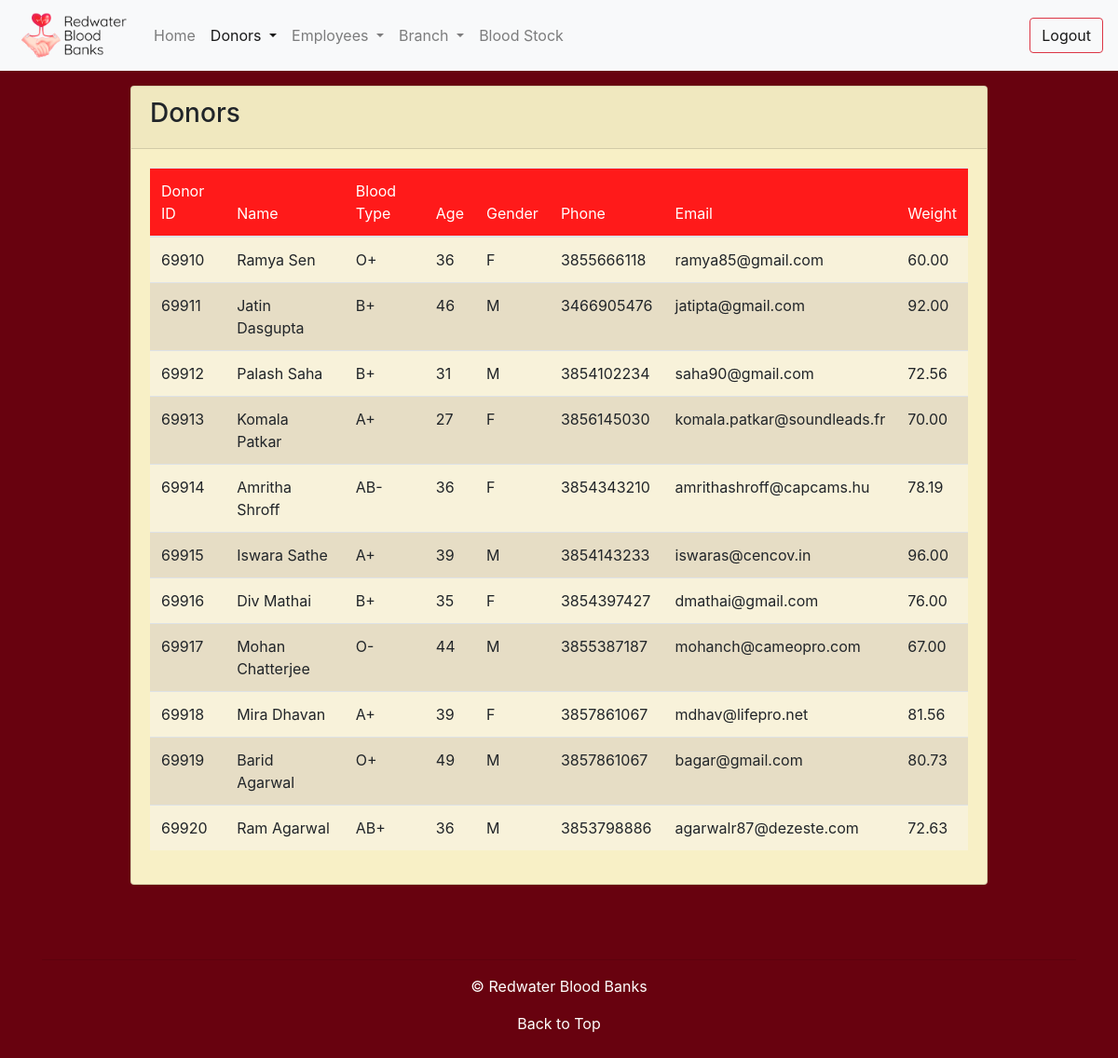
/admin/donor.php (signed in), run on the app's committed database.
### tables this page shows
CREATE TABLE `donor` (
  `D_ID` varchar(5) NOT NULL,
  `Name` varchar(50) NOT NULL,
  `Bloodtype` varchar(3) NOT NULL,
  `Age` int NOT NULL,
  `Gender` char(1) NOT NULL,
  `Phone` varchar(10) NOT NULL,
  `Email` varchar(50) NOT NULL,
  `Weight` decimal(4,2) DEFAULT NULL
);

### admin/php/DBConnect.php (called while the page is built, shortened)
<?php
class DBConnect {
    private $db = NULL;
    public function __construct() {
        $dsn = 'mysql:dbname=' . self::DB_NAME . ';host=' . self::DB_SERVER;
        try {
            $this->db = new PDO($dsn, self::DB_USER, self::DB_PASSWORD);
        } catch (PDOException $e) {
            throw new Exception('Connection failed: ' .
            $e->getMessage());
        }
        return $this->db;
    }
    public function getDonors(){
        $stmt = $this->db->prepare("SELECT * FROM donor");
        $stmt->execute();
        return $stmt->fetchAll();
    }
}

### admin/donor.php (the view, shortened to what this page needs)
<?php
require_once 'php/DBConnect.php';
$db = new DBConnect();
$db->auth();
if(isset($_GET['donors'])){
    switch($_GET['donors']){
        case 'Registered':
            $title = "Registered Donors";
            $donors = $db->getRegisteredDonors();
            $setDonorRegActive = "active";
            break;
        case 'Donated':
            $title = "Donated Donors";
            $donors = $db->getDonatedDonors();
            $setDonorDonActive = "active";
            break;
    }
}
else{
    $title = "Donors";
    $donors = $db->getDonors();
}
include 'layout/_header.php';
include 'layout/navbar.php';
?>
<div class="container my-3">
    <div class="row justify-content-center">
        <div class="col-sm-10">
            <div class="card">
                <div class="card-header">
                    <h3><?php echo $title; ?></h3>
                </div>
                <div class="card-body">
                    <?php if(isset($donors) && (count($donors) != 0)): ?>
                    <div class="table-responsive">
                        <table class="table table-condensed">
                            <thead>
                                <tr>
                                    <th>Donor ID</th>
                                    <th>Name</th>
                                    <th>Blood Type</th>
                                    <th>Age</th>
                                    <th>Gender</th>
                                    <th>Phone</th>
                                    <th>Email</th>
                                    <th>Weight</th>
                                </tr>
                            </thead>
                            <tbody>
                            <?php $i = 0; ?>
                            <?php foreach($donors as $d): ++$i; ?>
                                <tr class="<?php if($i&1) {echo "tr";} else {echo "tr-next";}?>">
                                    <td><?php echo $d['D_ID']; ?></td>
                                    <td><?php echo $d['Name']; ?></td>
                                    <td><?php echo $d['Bloodtype']; ?></td>
                                    <td><?php echo $d['Age']; ?></td>
                                    <td><?php echo $d['Gender']; ?></td>
                                    <td><?php echo $d['Phone']; ?></td>
                                    <td><?php echo $d['Email']; ?></td>
                                    <td><?php echo $d['Weight']; ?></td>
                                </tr>
                            <?php endforeach; ?>
                            </tbody>
                        </table>
                    </div>
                    <?php else: ?>
                        <div class="row justify-content-center">
                            <span class="font-weight-bold">No results found!</span>
                        </div>
                    <?php endif ?>
                </div>
            </div>
        </div>
    </div>
</div>
<?php include 'layout/_footer.php'; ?>

### admin/css/mystyle.css (style rules this page uses)
body { background-color: #68020f; }
div.card { background-color: #f8f0c6; }
thead, thead th { background-color: #ff1a1a; color: #fffffe; font-weight: normal; }
.tr { background-color: #f8f2da; }
.tr-next { background-color: #e6ddc5; }

### data on the page
donor: D_ID "69910", Name "Ramya Sen", Bloodtype "O+", Age "36", Gender "F", Phone "3855666118", Email "ramya85@gmail.com", Weight "60.00"
donor: D_ID "69911", Name "Jatin Dasgupta", Bloodtype "B+", Age "46", Gender "M", Phone "3466905476", Email "jatipta@gmail.com", Weight "92.00"
donor: D_ID "69912", Name "Palash Saha", Bloodtype "B+", Age "31", Gender "M", Phone "3854102234", Email "saha90@gmail.com", Weight "72.56"
donor: D_ID "69913", Name "Komala Patkar", Bloodtype "A+", Age "27", Gender "F", Phone "3856145030", Email "komala.patkar@soundleads.fr", Weight "70.00"
donor: D_ID "69914", Name "Amritha Shroff", Bloodtype "AB-", Age "36", Gender "F", Phone "3854343210", Email "amrithashroff@capcams.hu", Weight "78.19"
donor: D_ID "69915", Name "Iswara Sathe", Bloodtype "A+", Age "39", Gender "M", Phone "3854143233", Email "iswaras@cencov.in", Weight "96.00"
donor: D_ID "69916", Name "Div Mathai", Bloodtype "B+", Age "35", Gender "F", Phone "3854397427", Email "dmathai@gmail.com", Weight "76.00"
donor: D_ID "69917", Name "Mohan Chatterjee", Bloodtype "O-", Age "44", Gender "M", Phone "3855387187", Email "mohanch@cameopro.com", Weight "67.00"
donor: D_ID "69918", Name "Mira Dhavan", Bloodtype "A+", Age "39", Gender "F", Phone "3857861067", Email "mdhav@lifepro.net", Weight "81.56"
donor: D_ID "69919", Name "Barid Agarwal", Bloodtype "O+", Age "49", Gender "M", Phone "3857861067", Email "bagar@gmail.com", Weight "80.73"
donor: D_ID "69920", Name "Ram Agarwal", Bloodtype "AB+", Age "36", Gender "M", Phone "3853798886", Email "agarwalr87@dezeste.com", Weight "72.63"

### other printed values
$title "Donors"
